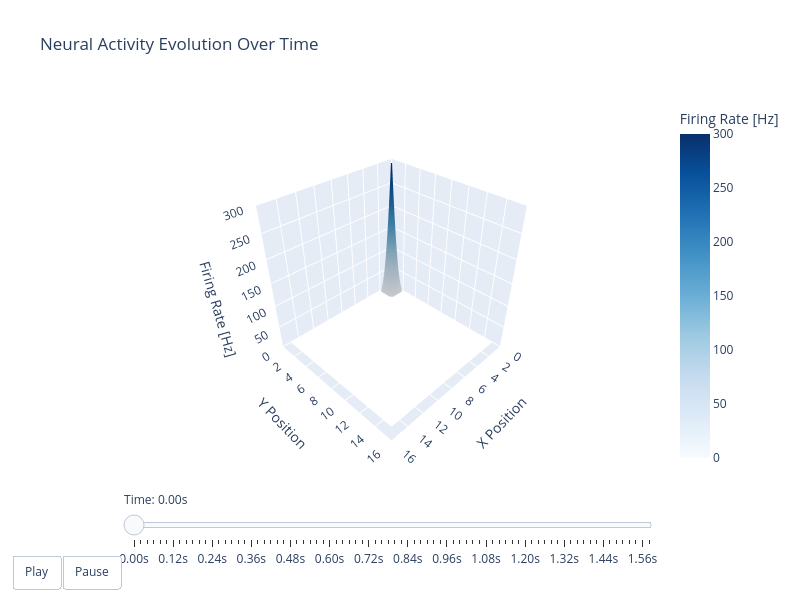

Here is the notebook cell this chart was saved with:
### Code cell
fig = create_3d_animation(fr+fr_penx+fr_peny)
fig.show()

### Figure 1 — Plotly figure (JSON) as saved in the notebook; plotly's stock layout.template omitted (floating-point values rounded to 4 significant figures; data arrays with more than 128 entries replaced by an {"elided": "..."} marker saying what was removed)
{"data": [{"cmax": 300, "cmin": 0, "colorbar": {"title": {"text": "Firing Rate [Hz]"}}, "colorscale": [[0, "rgb(247,251,255)"], [0.125, "rgb(222,235,247)"], [0.25, "rgb(198,219,239)"], [0.375, "rgb(158,202,225)"], [0.5, "rgb(107,174,214)"], [0.625, "rgb(66,146,198)"], [0.75, "rgb(33,113,181)"], [0.875, "rgb(8,81,156)"], [1, "rgb(8,48,107)"]], "showscale": true, "type": "surface", "z": {"elided": "16x16 float values"}}], "layout": {"height": 600, "scene": {"aspectmode": "cube", "camera": {"eye": {"x": 1.5, "y": 1.5, "z": 1.5}}, "xaxis": {"range": [0, 16], "title": {"text": "X Position"}}, "yaxis": {"range": [0, 16], "title": {"text": "Y Position"}}, "zaxis": {"range": [0, 300], "title": {"text": "Firing Rate [Hz]"}}}, "sliders": [{"active": 0, "currentvalue": {"prefix": "Time: "}, "steps": [{"args": [["frame_0"], {"frame": {"duration": 0.1, "redraw": true}, "mode": "immediate", "transition": {"duration": 200}}], "label": "0.00s", "method": "animate"}, {"args": [["frame_200"], {"frame": {"duration": 0.1, "redraw": true}, "mode": "immediate", "transition": {"duration": 200}}], "label": "0.02s", "method": "animate"}, {"args": [["frame_400"], {"frame": {"duration": 0.1, "redraw": true}, "mode": "immediate", "transition": {"duration": 200}}], "label": "0.04s", "method": "animate"}, {"args": [["frame_600"], {"frame": {"duration": 0.1, "redraw": true}, "mode": "immediate", "transition": {"duration": 200}}], "label": "0.06s", "method": "animate"}, {"args": [["frame_800"], {"frame": {"duration": 0.1, "redraw": true}, "mode": "immediate", "transition": {"duration": 200}}], "label": "0.08s", "method": "animate"}, {"args": [["frame_1000"], {"frame": {"duration": 0.1, "redraw": true}, "mode": "immediate", "transition": {"duration": 200}}], "label": "0.10s", "method": "animate"}, {"args": [["frame_1200"], {"frame": {"duration": 0.1, "redraw": true}, "mode": "immediate", "transition": {"duration": 200}}], "label": "0.12s", "method": "animate"}, {"args": [["frame_1400"], {"frame": {"duration": 0.1, "redraw": true}, "mode": "immediate", "transition": {"duration": 200}}], "label": "0.14s", "method": "animate"}, {"args": [["frame_1600"], {"frame": {"duration": 0.1, "redraw": true}, "mode": "immediate", "transition": {"duration": 200}}], "label": "0.16s", "method": "animate"}, {"args": [["frame_1800"], {"frame": {"duration": 0.1, "redraw": true}, "mode": "immediate", "transition": {"duration": 200}}], "label": "0.18s", "method": "animate"}, {"args": [["frame_2000"], {"frame": {"duration": 0.1, "redraw": true}, "mode": "immediate", "transition": {"duration": 200}}], "label": "0.20s", "method": "animate"}, {"args": [["frame_2200"], {"frame": {"duration": 0.1, "redraw": true}, "mode": "immediate", "transition": {"duration": 200}}], "label": "0.22s", "method": "animate"}, {"args": [["frame_2400"], {"frame": {"duration": 0.1, "redraw": true}, "mode": "immediate", "transition": {"duration": 200}}], "label": "0.24s", "method": "animate"}, {"args": [["frame_2600"], {"frame": {"duration": 0.1, "redraw": true}, "mode": "immediate", "transition": {"duration": 200}}], "label": "0.26s", "method": "animate"}, {"args": [["frame_2800"], {"frame": {"duration": 0.1, "redraw": true}, "mode": "immediate", "transition": {"duration": 200}}], "label": "0.28s", "method": "animate"}, {"args": [["frame_3000"], {"frame": {"duration": 0.1, "redraw": true}, "mode": "immediate", "transition": {"duration": 200}}], "label": "0.30s", "method": "animate"}, {"args": [["frame_3200"], {"frame": {"duration": 0.1, "redraw": true}, "mode": "immediate", "transition": {"duration": 200}}], "label": "0.32s", "method": "animate"}, {"args": [["frame_3400"], {"frame": {"duration": 0.1, "redraw": true}, "mode": "immediate", "transition": {"duration": 200}}], "label": "0.34s", "method": "animate"}, {"args": [["frame_3600"], {"frame": {"duration": 0.1, "redraw": true}, "mode": "immediate", "transition": {"duration": 200}}], "label": "0.36s", "method": "animate"}, {"args": [["frame_3800"], {"frame": {"duration": 0.1, "redraw": true}, "mode": "immediate", "transition": {"duration": 200}}], "label": "0.38s", "method": "animate"}, {"args": [["frame_4000"], {"frame": {"duration": 0.1, "redraw": true}, "mode": "immediate", "transition": {"duration": 200}}], "label": "0.40s", "method": "animate"}, {"args": [["frame_4200"], {"frame": {"duration": 0.1, "redraw": true}, "mode": "immediate", "transition": {"duration": 200}}], "label": "0.42s", "method": "animate"}, {"args": [["frame_4400"], {"frame": {"duration": 0.1, "redraw": true}, "mode": "immediate", "transition": {"duration": 200}}], "label": "0.44s", "method": "animate"}, {"args": [["frame_4600"], {"frame": {"duration": 0.1, "redraw": true}, "mode": "immediate", "transition": {"duration": 200}}], "label": "0.46s", "method": "animate"}, {"args": [["frame_4800"], {"frame": {"duration": 0.1, "redraw": true}, "mode": "immediate", "transition": {"duration": 200}}], "label": "0.48s", "method": "animate"}, {"args": [["frame_5000"], {"frame": {"duration": 0.1, "redraw": true}, "mode": "immediate", "transition": {"duration": 200}}], "label": "0.50s", "method": "animate"}, {"args": [["frame_5200"], {"frame": {"duration": 0.1, "redraw": true}, "mode": "immediate", "transition": {"duration": 200}}], "label": "0.52s", "method": "animate"}, {"args": [["frame_5400"], {"frame": {"duration": 0.1, "redraw": true}, "mode": "immediate", "transition": {"duration": 200}}], "label": "0.54s", "method": "animate"}, {"args": [["frame_5600"], {"frame": {"duration": 0.1, "redraw": true}, "mode": "immediate", "transition": {"duration": 200}}], "label": "0.56s", "method": "animate"}, {"args": [["frame_5800"], {"frame": {"duration": 0.1, "redraw": true}, "mode": "immediate", "transition": {"duration": 200}}], "label": "0.58s", "method": "animate"}, {"args": [["frame_6000"], {"frame": {"duration": 0.1, "redraw": true}, "mode": "immediate", "transition": {"duration": 200}}], "label": "0.60s", "method": "animate"}, {"args": [["frame_6200"], {"frame": {"duration": 0.1, "redraw": true}, "mode": "immediate", "transition": {"duration": 200}}], "label": "0.62s", "method": "animate"}, {"args": [["frame_6400"], {"frame": {"duration": 0.1, "redraw": true}, "mode": "immediate", "transition": {"duration": 200}}], "label": "0.64s", "method": "animate"}, {"args": [["frame_6600"], {"frame": {"duration": 0.1, "redraw": true}, "mode": "immediate", "transition": {"duration": 200}}], "label": "0.66s", "method": "animate"}, {"args": [["frame_6800"], {"frame": {"duration": 0.1, "redraw": true}, "mode": "immediate", "transition": {"duration": 200}}], "label": "0.68s", "method": "animate"}, {"args": [["frame_7000"], {"frame": {"duration": 0.1, "redraw": true}, "mode": "immediate", "transition": {"duration": 200}}], "label": "0.70s", "method": "animate"}, {"args": [["frame_7200"], {"frame": {"duration": 0.1, "redraw": true}, "mode": "immediate", "transition": {"duration": 200}}], "label": "0.72s", "method": "animate"}, {"args": [["frame_7400"], {"frame": {"duration": 0.1, "redraw": true}, "mode": "immediate", "transition": {"duration": 200}}], "label": "0.74s", "method": "animate"}, {"args": [["frame_7600"], {"frame": {"duration": 0.1, "redraw": true}, "mode": "immediate", "transition": {"duration": 200}}], "label": "0.76s", "method": "animate"}, {"args": [["frame_7800"], {"frame": {"duration": 0.1, "redraw": true}, "mode": "immediate", "transition": {"duration": 200}}], "label": "0.78s", "method": "animate"}, {"args": [["frame_8000"], {"frame": {"duration": 0.1, "redraw": true}, "mode": "immediate", "transition": {"duration": 200}}], "label": "0.80s", "method": "animate"}, {"args": [["frame_8200"], {"frame": {"duration": 0.1, "redraw": true}, "mode": "immediate", "transition": {"duration": 200}}], "label": "0.82s", "method": "animate"}, {"args": [["frame_8400"], {"frame": {"duration": 0.1, "redraw": true}, "mode": "immediate", "transition": {"duration": 200}}], "label": "0.84s", "method": "animate"}, {"args": [["frame_8600"], {"frame": {"duration": 0.1, "redraw": true}, "mode": "immediate", "transition": {"duration": 200}}], "label": "0.86s", "method": "animate"}, {"args": [["frame_8800"], {"frame": {"duration": 0.1, "redraw": true}, "mode": "immediate", "transition": {"duration": 200}}], "label": "0.88s", "method": "animate"}, {"args": [["frame_9000"], {"frame": {"duration": 0.1, "redraw": true}, "mode": "immediate", "transition": {"duration": 200}}], "label": "0.90s", "method": "animate"}, {"args": [["frame_9200"], {"frame": {"duration": 0.1, "redraw": true}, "mode": "immediate", "transition": {"duration": 200}}], "label": "0.92s", "method": "animate"}, {"args": [["frame_9400"], {"frame": {"duration": 0.1, "redraw": true}, "mode": "immediate", "transition": {"duration": 200}}], "label": "0.94s", "method": "animate"}, {"args": [["frame_9600"], {"frame": {"duration": 0.1, "redraw": true}, "mode": "immediate", "transition": {"duration": 200}}], "label": "0.96s", "method": "animate"}, {"args": [["frame_9800"], {"frame": {"duration": 0.1, "redraw": true}, "mode": "immediate", "transition": {"duration": 200}}], "label": "0.98s", "method": "animate"}, {"args": [["frame_10000"], {"frame": {"duration": 0.1, "redraw": true}, "mode": "immediate", "transition": {"duration": 200}}], "label": "1.00s", "method": "animate"}, {"args": [["frame_10200"], {"frame": {"duration": 0.1, "redraw": true}, "mode": "immediate", "transition": {"duration": 200}}], "label": "1.02s", "method": "animate"}, {"args": [["frame_10400"], {"frame": {"duration": 0.1, "redraw": true}, "mode": "immediate", "transition": {"duration": 200}}], "label": "1.04s", "method": "animate"}, {"args": [["frame_10600"], {"frame": {"duration": 0.1, "redraw": true}, "mode": "immediate", "transition": {"duration": 200}}], "label": "1.06s", "method": "animate"}, {"args": [["frame_10800"], {"frame": {"duration": 0.1, "redraw": true}, "mode": "immediate", "transition": {"duration": 200}}], "label": "1.08s", "method": "animate"}, {"args": [["frame_11000"], {"frame": {"duration": 0.1, "redraw": true}, "mode": "immediate", "transition": {"duration": 200}}], "label": "1.10s", "method": "animate"}, {"args": [["frame_11200"], {"frame": {"duration": 0.1, "redraw": true}, "mode": "immediate", "transition": {"duration": 200}}], "label": "1.12s", "method": "animate"}, {"args": [["frame_11400"], {"frame": {"duration": 0.1, "redraw": true}, "mode": "immediate", "transition": {"duration": 200}}], "label": "1.14s", "method": "animate"}, {"args": [["frame_11600"], {"frame": {"duration": 0.1, "redraw": true}, "mode": "immediate", "transition": {"duration": 200}}], "label": "1.16s", "method": "animate"}, {"args": [["frame_11800"], {"frame": {"duration": 0.1, "redraw": true}, "mode": "immediate", "transition": {"duration": 200}}], "label": "1.18s", "method": "animate"}, {"args": [["frame_12000"], {"frame": {"duration": 0.1, "redraw": true}, "mode": "immediate", "transition": {"duration": 200}}], "label": "1.20s", "method": "animate"}, {"args": [["frame_12200"], {"frame": {"duration": 0.1, "redraw": true}, "mode": "immediate", "transition": {"duration": 200}}], "label": "1.22s", "method": "animate"}, {"args": [["frame_12400"], {"frame": {"duration": 0.1, "redraw": true}, "mode": "immediate", "transition": {"duration": 200}}], "label": "1.24s", "method": "animate"}, {"args": [["frame_12600"], {"frame": {"duration": 0.1, "redraw": true}, "mode": "immediate", "transition": {"duration": 200}}], "label": "1.26s", "method": "animate"}, {"args": [["frame_12800"], {"frame": {"duration": 0.1, "redraw": true}, "mode": "immediate", "transition": {"duration": 200}}], "label": "1.28s", "method": "animate"}, {"args": [["frame_13000"], {"frame": {"duration": 0.1, "redraw": true}, "mode": "immediate", "transition": {"duration": 200}}], "label": "1.30s", "method": "animate"}, {"args": [["frame_13200"], {"frame": {"duration": 0.1, "redraw": true}, "mode": "immediate", "transition": {"duration": 200}}], "label": "1.32s", "method": "animate"}, {"args": [["frame_13400"], {"frame": {"duration": 0.1, "redraw": true}, "mode": "immediate", "transition": {"duration": 200}}], "label": "1.34s", "method": "animate"}, {"args": [["frame_13600"], {"frame": {"duration": 0.1, "redraw": true}, "mode": "immediate", "transition": {"duration": 200}}], "label": "1.36s", "method": "animate"}, {"args": [["frame_13800"], {"frame": {"duration": 0.1, "redraw": true}, "mode": "immediate", "transition": {"duration": 200}}], "label": "1.38s", "method": "animate"}, {"args": [["frame_14000"], {"frame": {"duration": 0.1, "redraw": true}, "mode": "immediate", "transition": {"duration": 200}}], "label": "1.40s", "method": "animate"}, {"args": [["frame_14200"], {"frame": {"duration": 0.1, "redraw": true}, "mode": "immediate", "transition": {"duration": 200}}], "label": "1.42s", "method": "animate"}, {"args": [["frame_14400"], {"frame": {"duration": 0.1, "redraw": true}, "mode": "immediate", "transition": {"duration": 200}}], "label": "1.44s", "method": "animate"}, {"args": [["frame_14600"], {"frame": {"duration": 0.1, "redraw": true}, "mode": "immediate", "transition": {"duration": 200}}], "label": "1.46s", "method": "animate"}, {"args": [["frame_14800"], {"frame": {"duration": 0.1, "redraw": true}, "mode": "immediate", "transition": {"duration": 200}}], "label": "1.48s", "method": "animate"}, {"args": [["frame_15000"], {"frame": {"duration": 0.1, "redraw": true}, "mode": "immediate", "transition": {"duration": 200}}], "label": "1.50s", "method": "animate"}, {"args": [["frame_15200"], {"frame": {"duration": 0.1, "redraw": true}, "mode": "immediate", "transition": {"duration": 200}}], "label": "1.52s", "method": "animate"}, {"args": [["frame_15400"], {"frame": {"duration": 0.1, "redraw": true}, "mode": "immediate", "transition": {"duration": 200}}], "label": "1.54s", "method": "animate"}, {"args": [["frame_15600"], {"frame": {"duration": 0.1, "redraw": true}, "mode": "immediate", "transition": {"duration": 200}}], "label": "1.56s", "method": "animate"}, {"args": [["frame_15800"], {"frame": {"duration": 0.1, "redraw": true}, "mode": "immediate", "transition": {"duration": 200}}], "label": "1.58s", "method": "animate"}]}], "title": {"text": "Neural Activity Evolution Over Time"}, "updatemenus": [{"buttons": [{"args": [null, {"frame": {"duration": 0.1, "redraw": true}, "fromcurrent": true, "mode": "immediate", "transition": {"duration": 200}}], "label": "Play", "method": "animate"}, {"args": [[null], {"frame": {"duration": 0, "redraw": false}, "mode": "immediate", "transition": {"duration": 0}}], "label": "Pause", "method": "animate"}], "direction": "left", "pad": {"r": 10, "t": 87}, "showactive": false, "type": "buttons", "x": 0.011, "xanchor": "right", "y": 0, "yanchor": "top"}], "width": 800}}
